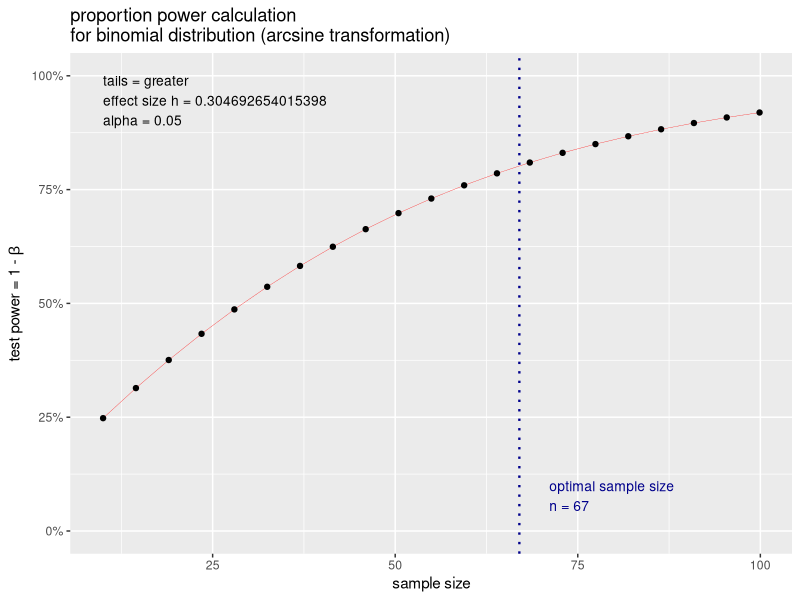
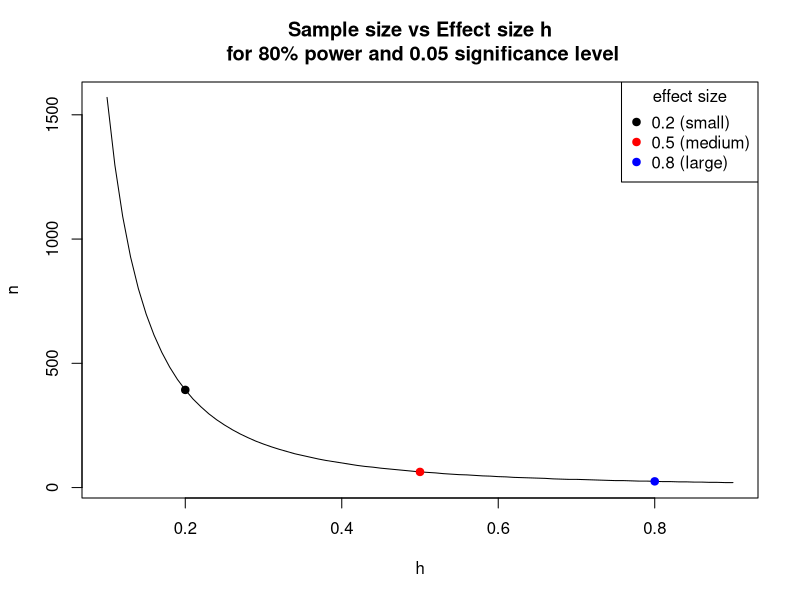

The R script that drew these images, in order:
## ---- chunk 1
library(pwr) # do this once per session
h <- ES.h(p1 = 0.65, p2 = 0.50)
pwr.p.test(h = h, sig.level = 0.05, power = 0.80, 
           alternative = "greater")
## ---- chunk 2
plot(pwr.p.test(h = h, sig.level = 0.05, power = 0.80, 
           alternative = "greater"))
## ---- chunk 3
library(pwr)
h <- seq(0.1, 0.9, 0.01)
n <- sapply(h, function(x)ceiling(pwr.2p.test(h = x, power = 0.80)$n))
plot(h, n, type="l", main="Sample size vs Effect size h\n for 80% power and 0.05 significance level")
points(x = c(0.2,0.5,0.8), y = n[h %in% c(0.2,0.5,0.8)], 
       pch=19, cex=1, col=c("black","red","blue"))
legend("topright", legend = c("0.2 (small)","0.5 (medium)","0.8 (large)"), 
       col = c("black","red","blue"), 
       pch = 19, title = "effect size")

## ---- chunk 4
pwr.t.test(n = 30, d = 0.5, sig.level = 0.05)
## ---- chunk 5
pwr.t2n.test(n2 = 35, d = 0.5, power = 0.8)
## ---- chunk 6
pwr.r.test(r = 0.1, sig.level = 0.05, power = 0.8, 
           alternative = "greater")
